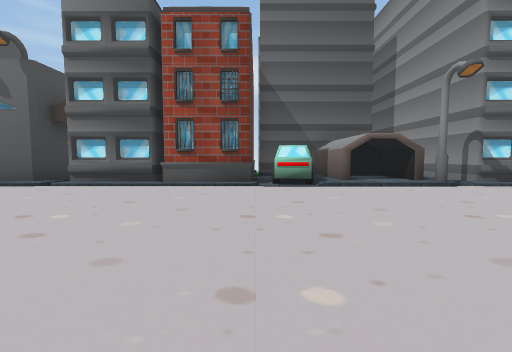
View 1 (above)

24 first-person views from a walk through a scene from a Unity 3-D project. The camera is 1.3 m above the floor, tilts 4° down and sees 90° across. The floor is counted in squares, 2 m on a side. Each view is taken from the middle of a square. On the plan, view 1 faces up. The plan holds only what a view shows up to about 9 squares ahead; the rest is blank. The place goes on beyond the plan. The player is left out. Some surface patterns are stand-ins.

View 2
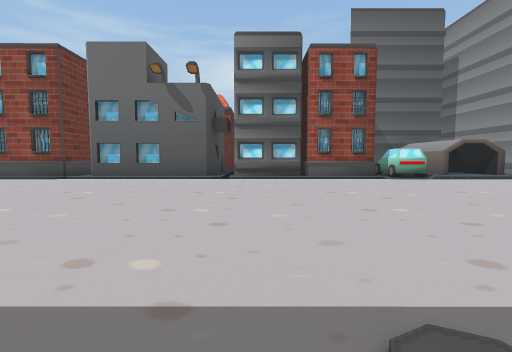

View 3
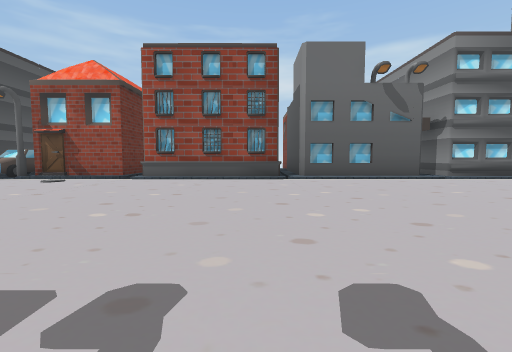

View 4
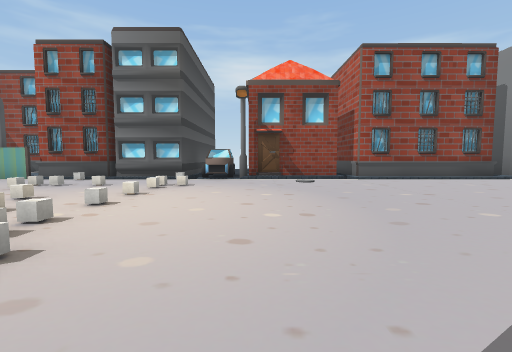

View 5
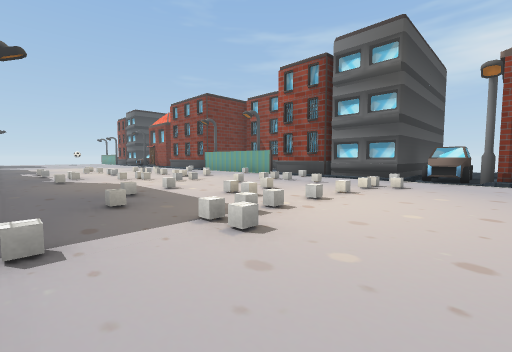

View 6
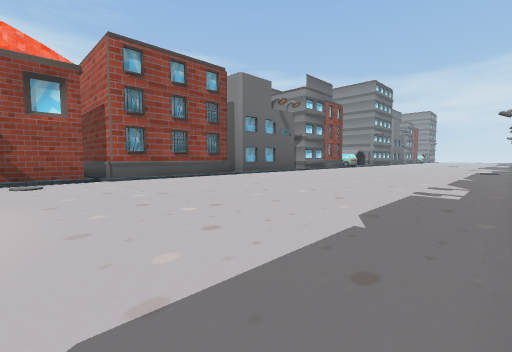

View 7
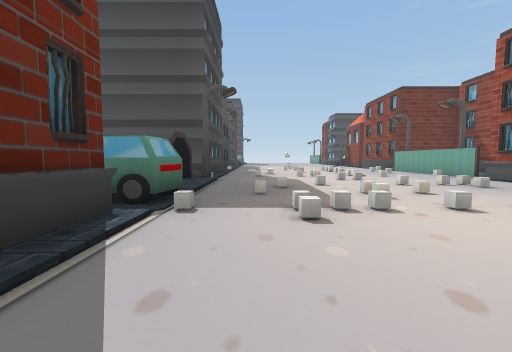

View 8
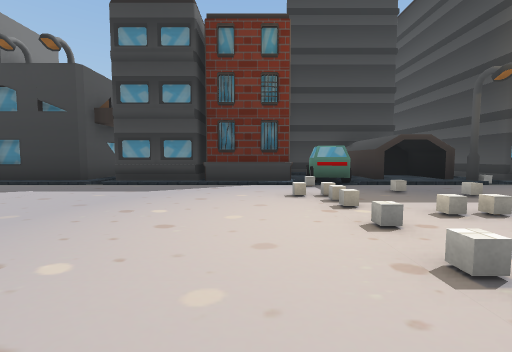

View 9
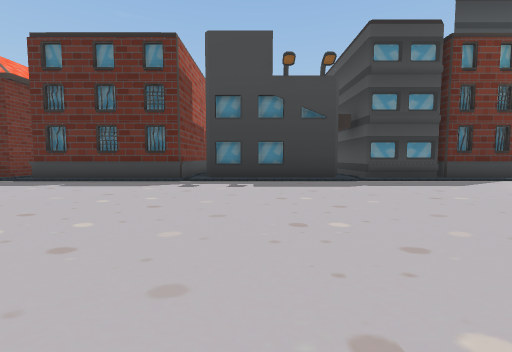

View 10
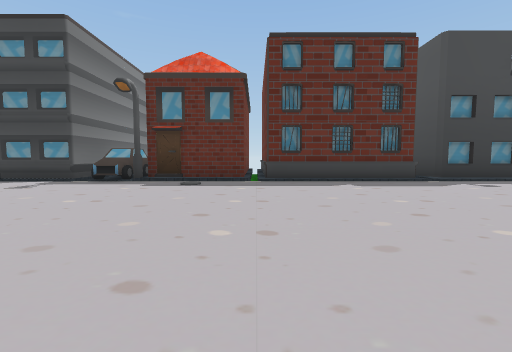

View 11
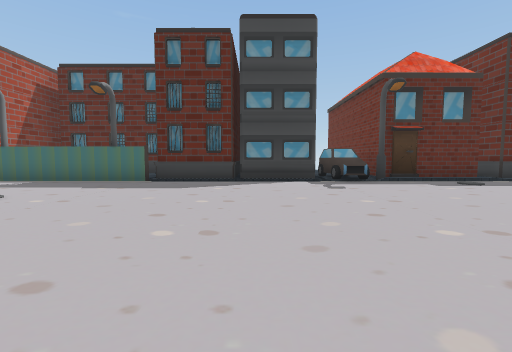

View 12
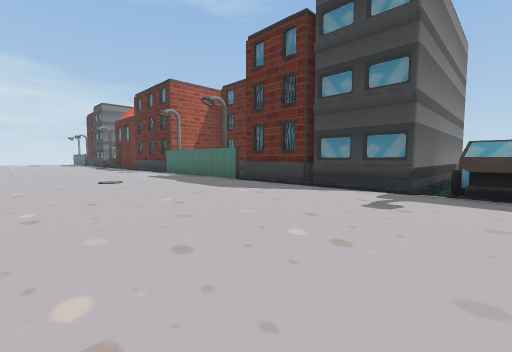

View 13
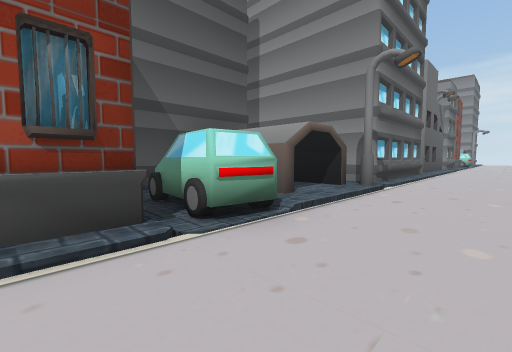

View 14
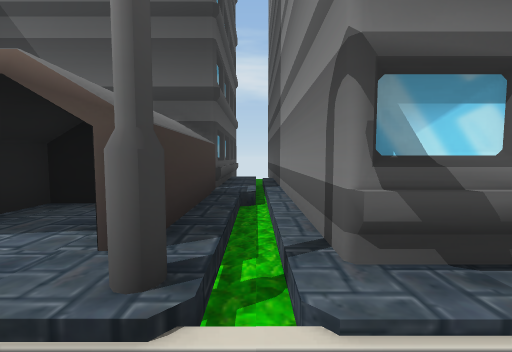

View 15
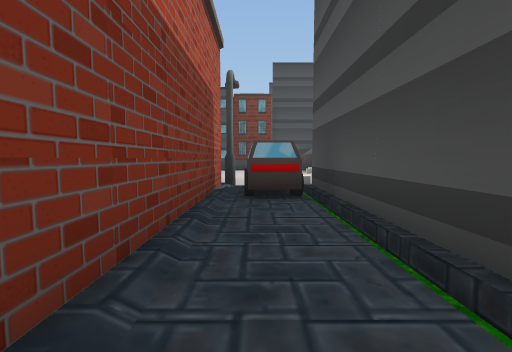

View 16
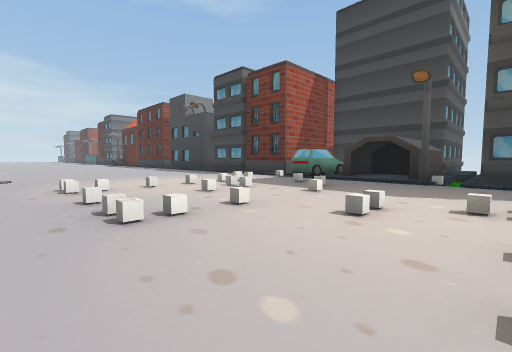

View 17
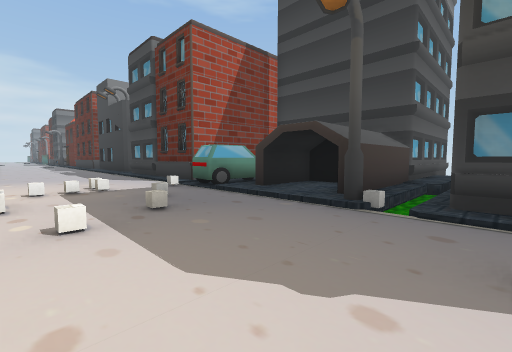

View 18
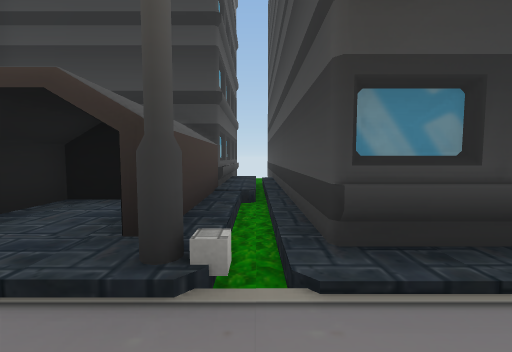

View 19
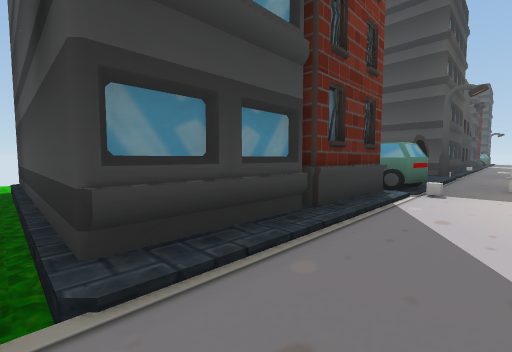

View 20
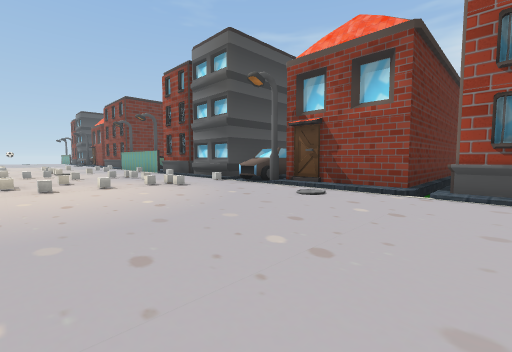

View 21
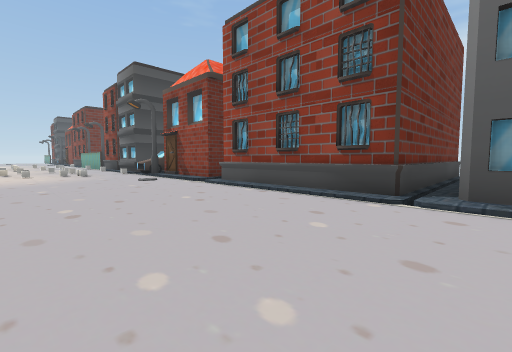

View 22
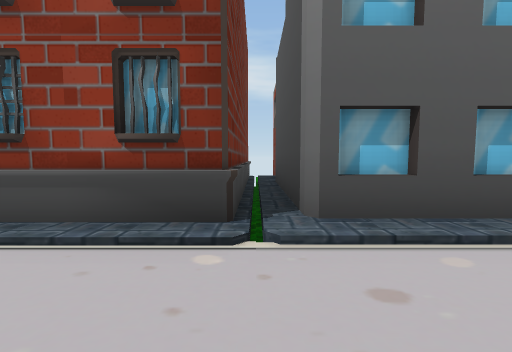

View 23
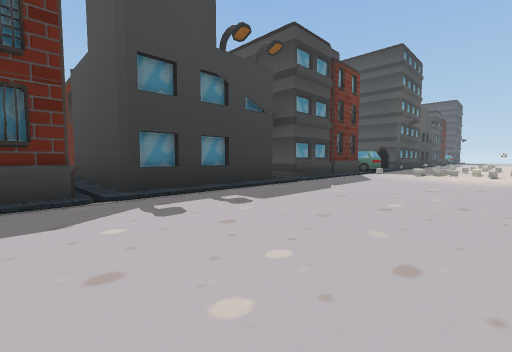

View 24
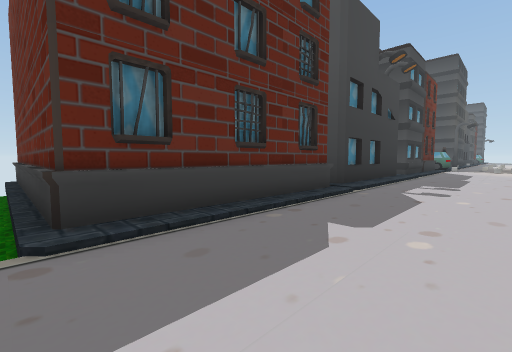

### Floor plan
Key: @ floor where view 1 was taken; # wall or solid block; . main floor; : floor 0.25 m higher than the main floor; - floor 0.25 m lower than the main floor; / step, stairs or slope; = window, fence, low wall or low ledge; ^ raised ledge.
Columns run from 26 left of view 1 to 8 right of it. Each row starts with its distance up from view 1.
 14                               #-#
 13                ###            #-#
 12        .       #/             #/#
 11      ##.# ##   #/             #/#
 10      #/.# #-   #/#         ####/#
  9      #/.# #-   #/#         =###/#
  8      #/####-#  #/#  #     #####/#
  7      #-####-####/####/#######:#/###
  6 ######/^///////////////////#///////
  5 ....../............................
  4 ....../............................
  3 ...................................
  2 ..../..............................
  1 ....//.............................
  0 ....../...................@........
 -1 /..././............................
 -2 ///////////////////////////////####
 -3 #/#:#######/####/####/####-#####
 -4 #/#:###  ##/#  #/#  #-####-##
 -5 #/### #   #/   #/   #-    /#
 -6 #/#       #/   #/   #-    /#
 -7 #/#       #/   #/   #-    /#
 -8 #/#       #-   #    ##    ##
 -9 #/#       #-
-10 #-#

Positions as (right, up) in squares from view 1, and headings:
1: (0, 0), facing up
2: (-4, -2), facing up
3: (-11, -2), facing up
4: (-18, -2), facing up
5: (-18, -2), facing up-left
6: (-17, -2), facing up-right
7: (-17, -1), facing left
8: (-19, 4), facing down
9: (-12, 5), facing down
10: (-5, 5), facing down
11: (2, 5), facing down
12: (-1, 3), facing down-right
13: (-1, 4), facing up-right
14: (5, 5), facing up
15: (-19, 12), facing down
16: (-26, 5), facing down-right
17: (-26, 1), facing down-right
18: (-25, -1), facing down
19: (-15, -1), facing down-left
20: (-14, 1), facing up-left
21: (-9, 2), facing up-left
22: (-10, 4), facing up
23: (-9, 2), facing down-left
24: (-5, 0), facing down-left
